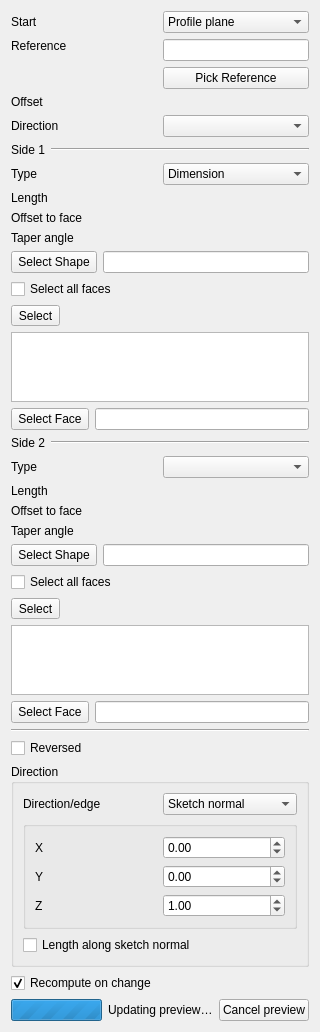
<?xml version="1.0" encoding="UTF-8"?>
<ui version="4.0">
 <class>PartDesignGui::TaskPadPocketParameters</class>
 <widget class="QWidget" name="PartDesignGui::TaskPadPocketParameters">
  <property name="geometry">
   <rect>
    <x>0</x>
    <y>0</y>
    <width>300</width>
    <height>772</height>
   </rect>
  </property>
  <property name="windowTitle">
   <string notr="true">Form</string>
  </property>
  <layout class="QVBoxLayout" name="verticalLayout">
   <item>
    <layout class="QGridLayout" name="gridLayout">
     <item row="0" column="0">
      <widget class="QLabel" name="labelStart">
       <property name="text">
        <string>Start</string>
       </property>
      </widget>
     </item>
     <item row="0" column="1">
      <widget class="QComboBox" name="startMode">
       <item>
        <property name="text">
         <string>Profile plane</string>
        </property>
       </item>
       <item>
        <property name="text">
         <string>Offset</string>
        </property>
       </item>
       <item>
        <property name="text">
         <string>Reference</string>
        </property>
       </item>
      </widget>
     </item>
     <item row="1" column="0" rowspan="2">
      <widget class="QLabel" name="labelStartReference">
       <property name="text">
        <string>Reference</string>
       </property>
       <property name="alignment">
        <set>Qt::AlignLeading|Qt::AlignLeft|Qt::AlignTop</set>
       </property>
      </widget>
     </item>
     <item row="1" column="1">
      <widget class="QLineEdit" name="lineStartReference">
       <property name="sizePolicy">
        <sizepolicy hsizetype="Ignored" vsizetype="Fixed">
         <horstretch>0</horstretch>
         <verstretch>0</verstretch>
        </sizepolicy>
       </property>
       <property name="readOnly">
        <bool>true</bool>
       </property>
      </widget>
     </item>
     <item row="2" column="1">
      <widget class="QPushButton" name="buttonStartReference">
       <property name="sizePolicy">
        <sizepolicy hsizetype="Ignored" vsizetype="Fixed">
         <horstretch>0</horstretch>
         <verstretch>0</verstretch>
        </sizepolicy>
       </property>
       <property name="text">
        <string>Pick Reference</string>
       </property>
       <property name="checkable">
        <bool>true</bool>
       </property>
      </widget>
     </item>
     <item row="3" column="0">
      <widget class="QLabel" name="labelStartOffset">
       <property name="text">
        <string>Offset</string>
       </property>
      </widget>
     </item>
     <item row="3" column="1">
      <widget class="Gui::PrefQuantitySpinBox" name="startOffsetEdit" native="true">
       <property name="keyboardTracking" stdset="0">
        <bool>false</bool>
       </property>
       <property name="unit" stdset="0">
        <string notr="true">mm</string>
       </property>
      </widget>
     </item>
     <item row="4" column="0">
      <widget class="QLabel" name="sidesLabel">
       <property name="text">
        <string>Direction</string>
       </property>
      </widget>
     </item>
     <item row="4" column="1">
      <widget class="QComboBox" name="sidesMode"/>
     </item>
     <item row="5" column="0" colspan="2">
      <layout class="QHBoxLayout" name="side1Layout">
       <property name="leftMargin">
        <number>0</number>
       </property>
       <property name="topMargin">
        <number>0</number>
       </property>
       <property name="rightMargin">
        <number>0</number>
       </property>
       <property name="bottomMargin">
        <number>0</number>
       </property>
       <item>
        <widget class="QLabel" name="side1Label">
         <property name="text">
          <string>Side 1</string>
         </property>
        </widget>
       </item>
       <item>
        <widget class="Line" name="line1">
         <property name="orientation">
          <enum>Qt::Horizontal</enum>
         </property>
         <property name="sizePolicy">
          <sizepolicy hsizetype="Expanding" vsizetype="Fixed">
           <horstretch>0</horstretch>
           <verstretch>0</verstretch>
          </sizepolicy>
         </property>
        </widget>
       </item>
      </layout>
     </item>
     <item row="6" column="0">
      <widget class="QLabel" name="textLabel1">
       <property name="text">
        <string>Type</string>
       </property>
      </widget>
     </item>
     <item row="6" column="1">
      <widget class="QComboBox" name="changeMode">
       <item>
        <property name="text">
         <string>Dimension</string>
        </property>
       </item>
      </widget>
     </item>
     <item row="7" column="0">
      <widget class="QLabel" name="labelLength">
       <property name="text">
        <string>Length</string>
       </property>
      </widget>
     </item>
     <item row="7" column="1">
      <widget class="Gui::PrefQuantitySpinBox" name="lengthEdit" native="true">
       <property name="keyboardTracking" stdset="0">
        <bool>false</bool>
       </property>
       <property name="unit" stdset="0">
        <string notr="true">mm</string>
       </property>
      </widget>
     </item>
     <item row="8" column="0">
      <widget class="QLabel" name="labelOffset">
       <property name="text">
        <string>Offset to face</string>
       </property>
      </widget>
     </item>
     <item row="8" column="1">
      <widget class="Gui::PrefQuantitySpinBox" name="offsetEdit" native="true">
       <property name="keyboardTracking" stdset="0">
        <bool>false</bool>
       </property>
       <property name="unit" stdset="0">
        <string notr="true">mm</string>
       </property>
      </widget>
     </item>
     <item row="9" column="0">
      <widget class="QLabel" name="labelTaperAngle">
       <property name="toolTip">
        <string>Angle to taper the extrusion</string>
       </property>
       <property name="text">
        <string>Taper angle</string>
       </property>
      </widget>
     </item>
     <item row="9" column="1">
      <widget class="Gui::PrefQuantitySpinBox" name="taperEdit" native="true">
       <property name="keyboardTracking" stdset="0">
        <bool>false</bool>
       </property>
       <property name="unit" stdset="0">
        <string notr="true">deg</string>
       </property>
      </widget>
     </item>
     <item row="10" column="0" colspan="2">
      <widget class="QFrame" name="upToShapeList">
       <property name="frameShadow">
        <enum>QFrame::Plain</enum>
       </property>
       <property name="lineWidth">
        <number>0</number>
       </property>
       <layout class="QVBoxLayout">
        <property name="leftMargin">
         <number>0</number>
        </property>
        <property name="topMargin">
         <number>0</number>
        </property>
        <property name="rightMargin">
         <number>0</number>
        </property>
        <property name="bottomMargin">
         <number>0</number>
        </property>
        <item>
         <layout class="QGridLayout" name="_2">
          <item row="0" column="1">
           <widget class="QLineEdit" name="lineShapeName">
            <property name="readOnly">
             <bool>true</bool>
            </property>
           </widget>
          </item>
          <item row="0" column="0">
           <widget class="QToolButton" name="buttonShape">
            <property name="minimumSize">
             <size>
              <width>0</width>
              <height>22</height>
             </size>
            </property>
            <property name="text">
             <string>Select Shape</string>
            </property>
            <property name="checkable">
             <bool>true</bool>
            </property>
           </widget>
          </item>
         </layout>
        </item>
        <item>
         <widget class="QCheckBox" name="checkBoxAllFaces">
          <property name="enabled">
           <bool>true</bool>
          </property>
          <property name="toolTip">
           <string>Selects all faces of the shape</string>
          </property>
          <property name="text">
           <string>Select all faces</string>
          </property>
         </widget>
        </item>
        <item>
         <widget class="QWidget" name="upToShapeFaces" native="true">
          <layout class="QVBoxLayout" name="verticalLayout_2">
           <property name="leftMargin">
            <number>0</number>
           </property>
           <property name="topMargin">
            <number>0</number>
           </property>
           <property name="rightMargin">
            <number>0</number>
           </property>
           <property name="bottomMargin">
            <number>0</number>
           </property>
           <item>
            <widget class="QToolButton" name="buttonShapeFace">
             <property name="toolTip">
              <string>Toggles between selection and preview mode</string>
             </property>
             <property name="text">
              <string>Select</string>
             </property>
             <property name="checkable">
              <bool>true</bool>
             </property>
            </widget>
           </item>
           <item>
            <widget class="QListWidget" name="listWidgetReferences">
             <property name="selectionMode">
              <enum>QAbstractItemView::ExtendedSelection</enum>
             </property>
            </widget>
           </item>
          </layout>
         </widget>
        </item>
       </layout>
      </widget>
     </item>
     <item row="11" column="0" colspan="2">
      <layout class="QGridLayout" name="gridLayout_5">
       <item row="0" column="1">
        <widget class="QLineEdit" name="lineFaceName">
         <property name="readOnly">
          <bool>true</bool>
         </property>
        </widget>
       </item>
       <item row="0" column="0">
        <widget class="QToolButton" name="buttonFace">
         <property name="minimumSize">
          <size>
           <width>0</width>
           <height>22</height>
          </size>
         </property>
         <property name="text">
          <string>Select Face</string>
         </property>
         <property name="checkable">
          <bool>true</bool>
         </property>
        </widget>
       </item>
      </layout>
     </item>
     <item row="12" column="0" colspan="2">
      <layout class="QHBoxLayout" name="verticalLayout_221">
       <property name="leftMargin">
        <number>0</number>
       </property>
       <property name="topMargin">
        <number>0</number>
       </property>
       <property name="rightMargin">
        <number>0</number>
       </property>
       <property name="bottomMargin">
        <number>0</number>
       </property>
       <item>
        <widget class="QLabel" name="side2Label">
         <property name="text">
          <string>Side 2</string>
         </property>
        </widget>
       </item>
       <item>
        <widget class="Line" name="line2">
         <property name="orientation">
          <enum>Qt::Horizontal</enum>
         </property>
         <property name="sizePolicy">
          <sizepolicy hsizetype="Expanding" vsizetype="Fixed">
           <horstretch>0</horstretch>
           <verstretch>0</verstretch>
          </sizepolicy>
         </property>
        </widget>
       </item>
      </layout>
     </item>
     <item row="13" column="0">
      <widget class="QLabel" name="typeLabel2">
       <property name="text">
        <string>Type</string>
       </property>
      </widget>
     </item>
     <item row="13" column="1">
      <widget class="QComboBox" name="changeMode2"/>
     </item>
     <item row="14" column="0">
      <widget class="QLabel" name="labelLength2">
       <property name="text">
        <string>Length</string>
       </property>
      </widget>
     </item>
     <item row="14" column="1">
      <widget class="Gui::PrefQuantitySpinBox" name="lengthEdit2" native="true">
       <property name="keyboardTracking" stdset="0">
        <bool>false</bool>
       </property>
       <property name="unit" stdset="0">
        <string notr="true">mm</string>
       </property>
      </widget>
     </item>
     <item row="15" column="0">
      <widget class="QLabel" name="labelOffset2">
       <property name="text">
        <string>Offset to face</string>
       </property>
      </widget>
     </item>
     <item row="15" column="1">
      <widget class="Gui::PrefQuantitySpinBox" name="offsetEdit2" native="true">
       <property name="keyboardTracking" stdset="0">
        <bool>false</bool>
       </property>
       <property name="unit" stdset="0">
        <string notr="true">mm</string>
       </property>
      </widget>
     </item>
     <item row="16" column="0">
      <widget class="QLabel" name="labelTaperAngle2">
       <property name="toolTip">
        <string>Angle to taper the extrusion</string>
       </property>
       <property name="text">
        <string>Taper angle</string>
       </property>
      </widget>
     </item>
     <item row="16" column="1">
      <widget class="Gui::PrefQuantitySpinBox" name="taperEdit2" native="true">
       <property name="keyboardTracking" stdset="0">
        <bool>false</bool>
       </property>
       <property name="unit" stdset="0">
        <string notr="true">deg</string>
       </property>
      </widget>
     </item>
     <item row="17" column="0" colspan="2">
      <widget class="QFrame" name="upToShapeList2">
       <property name="frameShadow">
        <enum>QFrame::Plain</enum>
       </property>
       <property name="lineWidth">
        <number>0</number>
       </property>
       <layout class="QVBoxLayout">
        <property name="leftMargin">
         <number>0</number>
        </property>
        <property name="topMargin">
         <number>0</number>
        </property>
        <property name="rightMargin">
         <number>0</number>
        </property>
        <property name="bottomMargin">
         <number>0</number>
        </property>
        <item>
         <layout class="QGridLayout" name="_22">
          <item row="0" column="1">
           <widget class="QLineEdit" name="lineShapeName2">
            <property name="readOnly">
             <bool>true</bool>
            </property>
           </widget>
          </item>
          <item row="0" column="0">
           <widget class="QToolButton" name="buttonShape2">
            <property name="minimumSize">
             <size>
              <width>0</width>
              <height>22</height>
             </size>
            </property>
            <property name="text">
             <string>Select Shape</string>
            </property>
            <property name="checkable">
             <bool>true</bool>
            </property>
           </widget>
          </item>
         </layout>
        </item>
        <item>
         <widget class="QCheckBox" name="checkBoxAllFaces2">
          <property name="enabled">
           <bool>true</bool>
          </property>
          <property name="toolTip">
           <string>Selects all faces of the shape</string>
          </property>
          <property name="text">
           <string>Select all faces</string>
          </property>
         </widget>
        </item>
        <item>
         <widget class="QWidget" name="upToShapeFaces2" native="true">
          <layout class="QVBoxLayout" name="verticalLayout_222">
           <property name="leftMargin">
            <number>0</number>
           </property>
           <property name="topMargin">
            <number>0</number>
           </property>
           <property name="rightMargin">
            <number>0</number>
           </property>
           <property name="bottomMargin">
            <number>0</number>
           </property>
           <item>
            <widget class="QToolButton" name="buttonShapeFace2">
             <property name="toolTip">
              <string>Toggles between selection and preview mode</string>
             </property>
             <property name="text">
              <string>Select</string>
             </property>
             <property name="checkable">
              <bool>true</bool>
             </property>
            </widget>
           </item>
           <item>
            <widget class="QListWidget" name="listWidgetReferences2">
             <property name="selectionMode">
              <enum>QAbstractItemView::ExtendedSelection</enum>
             </property>
            </widget>
           </item>
          </layout>
         </widget>
        </item>
       </layout>
      </widget>
     </item>
     <item row="24" column="0" colspan="2">
      <layout class="QGridLayout" name="gridLayout_52">
       <item row="0" column="1">
        <widget class="QLineEdit" name="lineFaceName2">
         <property name="readOnly">
          <bool>true</bool>
         </property>
        </widget>
       </item>
       <item row="0" column="0">
        <widget class="QToolButton" name="buttonFace2">
         <property name="minimumSize">
          <size>
           <width>0</width>
           <height>22</height>
          </size>
         </property>
         <property name="text">
          <string>Select Face</string>
         </property>
         <property name="checkable">
          <bool>true</bool>
         </property>
        </widget>
       </item>
      </layout>
     </item>
    </layout>
   </item>
   <item>
    <widget class="Line" name="line">
     <property name="orientation">
      <enum>Qt::Horizontal</enum>
     </property>
    </widget>
   </item>
   <item>
    <widget class="QCheckBox" name="checkBoxReversed">
     <property name="text">
      <string>Reversed</string>
     </property>
    </widget>
   </item>
   <item>
    <widget class="QGroupBox" name="groupBox">
     <property name="title">
      <string>Direction</string>
     </property>
     <layout class="QGridLayout" name="gridLayout_4">
      <item row="2" column="0">
       <widget class="QCheckBox" name="checkBoxAlongDirection">
        <property name="enabled">
         <bool>true</bool>
        </property>
        <property name="toolTip">
         <string>If unchecked, the length will be
measured along the specified direction</string>
        </property>
        <property name="text">
         <string>Length along sketch normal</string>
        </property>
       </widget>
      </item>
      <item row="0" column="0">
       <layout class="QGridLayout" name="gridLayout_3">
        <item row="0" column="0">
         <widget class="QLabel" name="labelEdge">
          <property name="text">
           <string>Direction/edge</string>
          </property>
         </widget>
        </item>
        <item row="0" column="1">
         <widget class="QComboBox" name="directionCB">
          <property name="toolTip">
           <string>Set a direction or select an edge
from the model as reference</string>
          </property>
          <item>
           <property name="text">
            <string>Sketch normal</string>
           </property>
          </item>
          <item>
           <property name="text">
            <string>Select reference…</string>
           </property>
          </item>
          <item>
           <property name="text">
            <string>Custom direction</string>
           </property>
          </item>
         </widget>
        </item>
       </layout>
      </item>
      <item row="1" column="0">
       <widget class="QGroupBox" name="groupBoxDirection">
        <property name="enabled">
         <bool>true</bool>
        </property>
        <property name="toolTip">
         <string>Use custom vector for pad direction, otherwise
the sketch plane's normal vector will be used</string>
        </property>
        <property name="checkable">
         <bool>false</bool>
        </property>
        <property name="checked">
         <bool>false</bool>
        </property>
        <layout class="QGridLayout" name="gridLayout_2">
         <item row="0" column="0">
          <widget class="QLabel" name="labelXSkew">
           <property name="text">
            <string>X</string>
           </property>
          </widget>
         </item>
         <item row="0" column="1">
          <widget class="Gui::DoubleSpinBox" name="XDirectionEdit">
           <property name="toolTip">
            <string>X-component of direction vector</string>
           </property>
           <property name="keyboardTracking">
            <bool>false</bool>
           </property>
           <property name="minimum">
            <double>-100.000000000000000</double>
           </property>
           <property name="maximum">
            <double>100.000000000000000</double>
           </property>
           <property name="singleStep">
            <double>0.100000000000000</double>
           </property>
           <property name="unit" stdset="0">
            <string notr="true"/>
           </property>
          </widget>
         </item>
         <item row="1" column="0">
          <widget class="QLabel" name="labelYSkew">
           <property name="text">
            <string>Y</string>
           </property>
          </widget>
         </item>
         <item row="1" column="1">
          <widget class="Gui::DoubleSpinBox" name="YDirectionEdit">
           <property name="toolTip">
            <string>Y-component of direction vector</string>
           </property>
           <property name="keyboardTracking">
            <bool>false</bool>
           </property>
           <property name="minimum">
            <double>-100.000000000000000</double>
           </property>
           <property name="maximum">
            <double>100.000000000000000</double>
           </property>
           <property name="singleStep">
            <double>0.100000000000000</double>
           </property>
           <property name="unit" stdset="0">
            <string notr="true"/>
           </property>
          </widget>
         </item>
         <item row="2" column="0">
          <widget class="QLabel" name="labelZSkew">
           <property name="text">
            <string>Z</string>
           </property>
          </widget>
         </item>
         <item row="2" column="1">
          <widget class="Gui::DoubleSpinBox" name="ZDirectionEdit">
           <property name="toolTip">
            <string>Z-component of direction vector</string>
           </property>
           <property name="keyboardTracking">
            <bool>false</bool>
           </property>
           <property name="minimum">
            <double>-100.000000000000000</double>
           </property>
           <property name="maximum">
            <double>100.000000000000000</double>
           </property>
           <property name="singleStep">
            <double>0.100000000000000</double>
           </property>
           <property name="value">
            <double>1.000000000000000</double>
           </property>
           <property name="unit" stdset="0">
            <string notr="true"/>
           </property>
          </widget>
         </item>
        </layout>
       </widget>
      </item>
     </layout>
    </widget>
   </item>
   <item>
   <widget class="QCheckBox" name="checkBoxUpdateView">
     <property name="text">
      <string>Recompute on change</string>
     </property>
     <property name="checked">
      <bool>true</bool>
     </property>
    </widget>
   </item>
   <item>
    <widget class="QWidget" name="previewStatusWidget" native="true">
     <property name="visible">
      <bool>false</bool>
     </property>
     <layout class="QHBoxLayout" name="horizontalLayoutPreviewStatus">
      <property name="leftMargin">
       <number>0</number>
      </property>
      <property name="topMargin">
       <number>0</number>
      </property>
      <property name="rightMargin">
       <number>0</number>
      </property>
      <property name="bottomMargin">
       <number>0</number>
      </property>
      <item>
       <widget class="QProgressBar" name="progressBarPreview">
        <property name="minimum">
         <number>0</number>
        </property>
        <property name="maximum">
         <number>0</number>
        </property>
        <property name="value">
         <number>-1</number>
        </property>
        <property name="textVisible">
         <bool>false</bool>
        </property>
       </widget>
      </item>
      <item>
       <widget class="QLabel" name="labelPreviewStatus">
        <property name="text">
         <string>Updating preview…</string>
        </property>
       </widget>
      </item>
      <item>
       <widget class="QPushButton" name="buttonCancelPreview">
        <property name="text">
         <string>Cancel preview</string>
        </property>
       </widget>
      </item>
     </layout>
    </widget>
   </item>
  </layout>
 </widget>
 <customwidgets>
  <customwidget>
   <class>Gui::QuantitySpinBox</class>
   <extends>QWidget</extends>
   <header>Gui/QuantitySpinBox.h</header>
  </customwidget>
  <customwidget>
   <class>Gui::DoubleSpinBox</class>
   <extends>QDoubleSpinBox</extends>
   <header>Gui/SpinBox.h</header>
  </customwidget>
  <customwidget>
   <class>Gui::PrefQuantitySpinBox</class>
   <extends>Gui::QuantitySpinBox</extends>
   <header>Gui/PrefWidgets.h</header>
  </customwidget>
 </customwidgets>
 <resources/>
 <connections/>
</ui>
